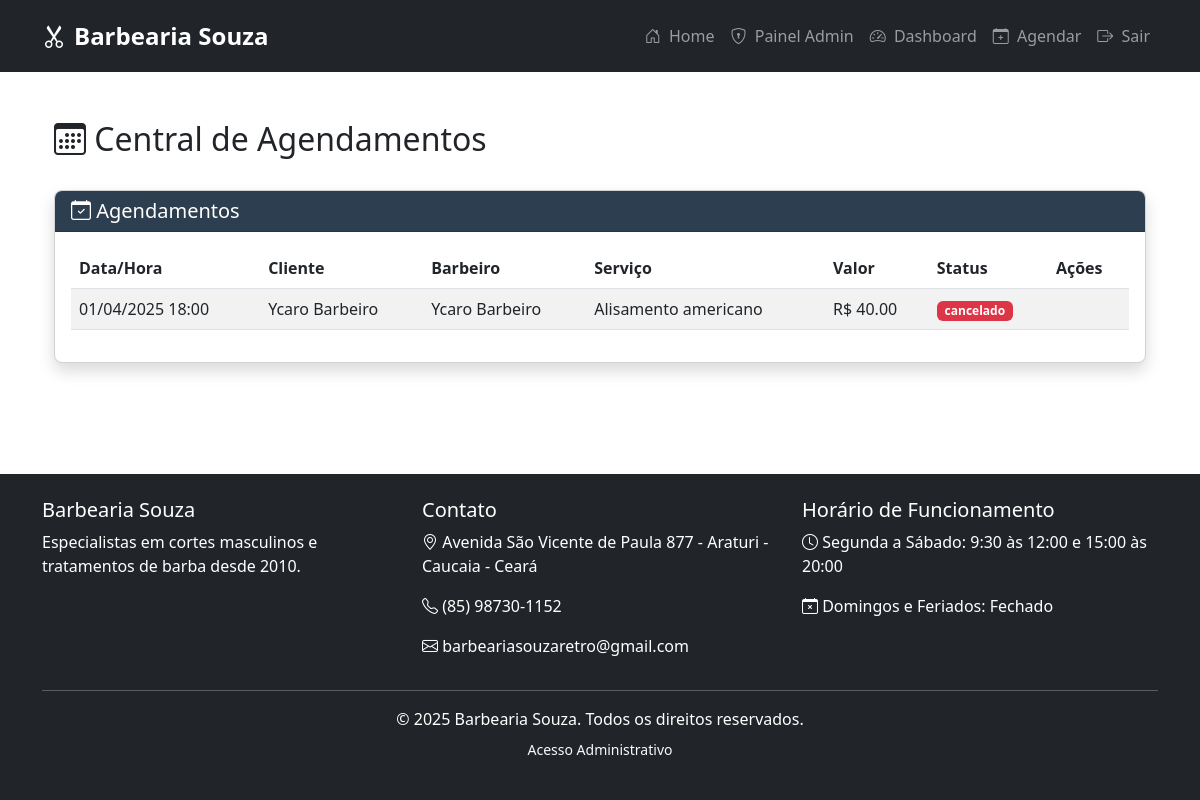
The app's page /central (signed in) with its own data.
### app.py (models this page shows, shortened)
class Agendamento(db.Model):
    __tablename__ = 'agendamentos'
    id = db.Column(db.Integer, primary_key=True)
    data_hora = db.Column(db.DateTime, nullable=False, index=True)
    status = db.Column(db.String(20), default='pendente', index=True)
    cliente_id = db.Column(db.Integer, db.ForeignKey('usuarios.id'), nullable=False, index=True)
    barbeiro_id = db.Column(db.Integer, db.ForeignKey('usuarios.id'), nullable=False, index=True)
    servico_id = db.Column(db.Integer, db.ForeignKey('servicos.id'), nullable=False)
    duracao_total = db.Column(db.Integer, default=0)  # Duração total em minutos (soma de todos os serviços)
    valor_total = db.Column(db.Float, default=0.0)  # Valor total do agendamento
    finalizado = db.Column(db.Boolean, default=False, index=True)  # Indica se o serviço foi finalizado
    finalizado_em = db.Column(db.DateTime, nullable=True)  # Data e hora da finalização
    valor_sem_agendamento = db.Column(db.Float)  # Valor sem agendamento (40% a mais)
    __table_args__ = (
        db.Index('idx_agendamento_barbeiro_data', 'barbeiro_id', 'data_hora'),
        db.Index('idx_agendamento_cliente_status', 'cliente_id', 'status'),
    )

class Usuario(UserMixin, db.Model):
    __tablename__ = 'usuarios'
    id = db.Column(db.Integer, primary_key=True)
    nome = db.Column(db.String(100), nullable=False)
    email = db.Column(db.String(120), unique=True, nullable=False, index=True)
    senha_hash = db.Column(db.String(200), nullable=False)
    telefone = db.Column(db.String(20), index=True)
    is_barbeiro = db.Column(db.Boolean, default=False, index=True)
    pontos_fidelidade = db.Column(db.Integer, default=0)  # Pontos do programa de fidelidade
    agendamentos = db.relationship('Agendamento', foreign_keys='Agendamento.cliente_id', backref='cliente', lazy=True)
    agendamentos_barbeiro = db.relationship('Agendamento', foreign_keys='Agendamento.barbeiro_id', backref='barbeiro', lazy=True)
    servicos = db.relationship('Servico', secondary='barbeiro_servico', backref='barbeiros')
    @property
    def senha(self):
        raise AttributeError('senha não é um atributo legível')

class Servico(db.Model):
    __tablename__ = 'servicos'
    id = db.Column(db.Integer, primary_key=True)
    nome = db.Column(db.String(100), nullable=False)
    descricao = db.Column(db.Text)
    preco = db.Column(db.Float, nullable=False)
    preco_sem_agendamento = db.Column(db.Float)  # Preço sem agendamento (40% a mais)
    duracao = db.Column(db.Integer, nullable=False)  # em minutos
    agendamentos_diretos = db.relationship('Agendamento', backref='servico_principal', foreign_keys='Agendamento.servico_id', lazy=True)
    agendamentos = db.relationship('Agendamento', secondary='agendamento_servico', backref='servicos_adicionais')

### app.py (the view)
@app.route('/central')
@login_required
def central_agendamentos():
    if not current_user.is_barbeiro:
        flash('Acesso negado. Área restrita para barbeiros.', 'error')
        return redirect(url_for('dashboard'))
    agendamentos = Agendamento.query.order_by(Agendamento.data_hora).all()
    barbeiros = Usuario.query.filter_by(is_barbeiro=True).all()
    return render_template(
        'central_agendamentos.html',
        agendamentos=agendamentos,
        barbeiros=barbeiros
    )

### app.py (called while the page is built)
@login_manager.user_loader
def load_user(user_id):
    return db.session.get(Usuario, int(user_id))

@app.context_processor
def inject_now():
    return {'now': datetime.now()}

@app.context_processor
def inject_admin_check():
    return {'is_admin': is_admin}

@app.context_processor
def inject_csrf_token():
    return {'csrf_token': generate_csrf()}

def is_admin(user):
    return user.email in ['admin@barbearia.com', 'barbeariasouzaretro@gmail.com']

### templates/central_agendamentos.html (shortened to what this page needs)
{% extends "base.html" %}
{% block content %}
<div class="container mt-4">
    <div class="row justify-content-between mb-4">
        <div class="col-md-6">
            <h2><i class="bi bi-calendar3"></i> Central de Agendamentos</h2>
        </div>
        <div class="col-md-6 text-end">
        </div>
    </div>
    <div class="card shadow mb-4">
        <div class="card-header bg-primary text-white">
            <h5 class="card-title mb-0"><i class="bi bi-calendar-check"></i> Agendamentos</h5>
        </div>
        <div class="card-body">
            <div class="table-responsive">
                <table class="table table-striped">
                    <thead>
                        <tr>
                            <th>Data/Hora</th>
                            <th>Cliente</th>
                            <th>Barbeiro</th>
                            <th>Serviço</th>
                            <th>Valor</th>
                            <th>Status</th>
                            <th>Ações</th>
                        </tr>
                    </thead>
                    <tbody>
                        {% for agendamento in agendamentos %}
                            <tr class="{% if agendamento.data_hora < now %}text-muted{% endif %}">
                                <td>{{ agendamento.data_hora.strftime('%d/%m/%Y %H:%M') }}</td>
                                <td>{{ agendamento.cliente.nome }}</td>
                                <td>{{ agendamento.barbeiro.nome }}</td>
                                <td>{{ agendamento.servico_principal.nome }}</td>
                                <td>R$ {{ "%.2f"|format(agendamento.valor_total) }}</td>
                                <td>
                                    <span class="badge {% if agendamento.status == 'confirmado' %}bg-success{% elif agendamento.status == 'pendente' %}bg-warning{% else %}bg-danger{% endif %}">
                                        {{ agendamento.status }}
                                    </span>
                                </td>
                                <td>
                                </td>
                            </tr>
                        {% else %}
                            <tr>
                                <td colspan="7" class="text-center">Nenhum agendamento encontrado</td>
                            </tr>
                        {% endfor %}
                    </tbody>
                </table>
            </div>
        </div>
    </div>
</div>
{% endblock %}

### templates/base.html (style rules this page uses)
:root { --primary-color: #2c3e50; --secondary-color: #34495e; --accent-color: #e74c3c; }
body { font-family: 'Segoe UI', Tahoma, Geneva, Verdana, sans-serif; min-height: 100vh; display: flex; flex-direction: column; position: relative; }
.card { box-shadow: 0 4px 8px rgba(0,0,0,0.1); transition: transform 0.3s, box-shadow 0.3s; border-radius: 8px; overflow: hidden; }
.bg-primary { background-color: var(--primary-color) !important; }

### records on screen
Agendamento: data_hora "01/04/2025 18:00", cliente.nome "Ycaro Barbeiro", barbeiro.nome "Ycaro Barbeiro", servico_principal.nome "Alisamento americano", valor_total "40.00", status "cancelado"
